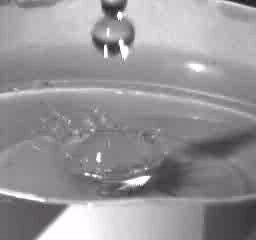
#> input picture frame 18 of test_video.avi, 256 x 240 px
$ python 02_video_io2.py
#> lines starting #> are read from the running program, lines starting #| are printed output that depends on the picture
'''
2.2 Viewing videos from files and saving
'''
import cv2

# Capturing video from a file
cap = cv2.VideoCapture('test_video.avi')

# Creating a VideoWriter object for saving
fourcc = cv2.VideoWriter_fourcc('M', 'J', 'P', 'G')  # code for video-codec
out = cv2.VideoWriter('output.avi', fourcc, 20.0, (640, 480))  # fps and res

while cap.isOpened():
    ret, frame = cap.read()  # ret = return value (True, False) (If capturing)
#> frame is the input picture: shape (240, 256, 3); mean B, G, R 151.1, 148.7, 150.7
    if ret:
        # Flip frame vertically if captured
        frame = cv2.flip(frame, 0)  # axis == 0
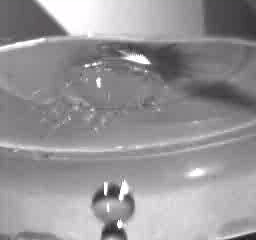
#> frame: shape (240, 256, 3); mean B, G, R 151.1, 148.7, 150.7

        # Write flipped frame to out files
        out.write(frame)

        # Show the flipped video
        cv2.imshow('video frame', frame)
        if cv2.waitKey ==  ord('q'):
            break

cap.release()
# End writing to output files
out.release()
cv2.destroyAllWindows()

$ run again, starting later in the video
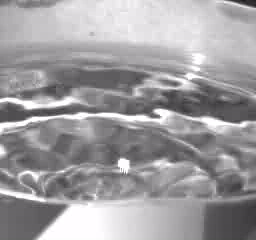
#> input picture frame 81 of test_video.avi, 256 x 240 px
#> frame is the input picture: shape (240, 256, 3); mean B, G, R 159.3, 156.9, 158.8
#> `frame = cv2.flip(frame, 0)`:
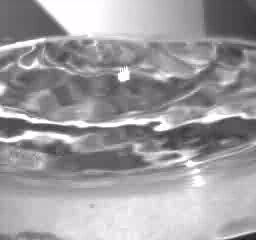
#> frame: shape (240, 256, 3); mean B, G, R 159.3, 156.9, 158.8

$ run again, starting later in the video
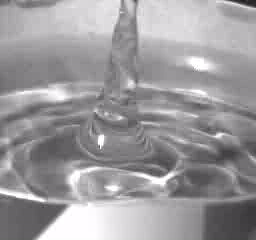
#> input picture frame 145 of test_video.avi, 256 x 240 px
#> frame is the input picture: shape (240, 256, 3); mean B, G, R 156, 153.6, 155.6
#> `frame = cv2.flip(frame, 0)`:
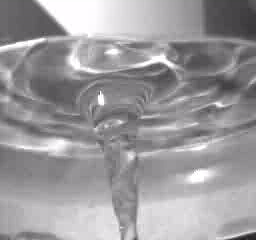
#> frame: shape (240, 256, 3); mean B, G, R 156, 153.6, 155.6
